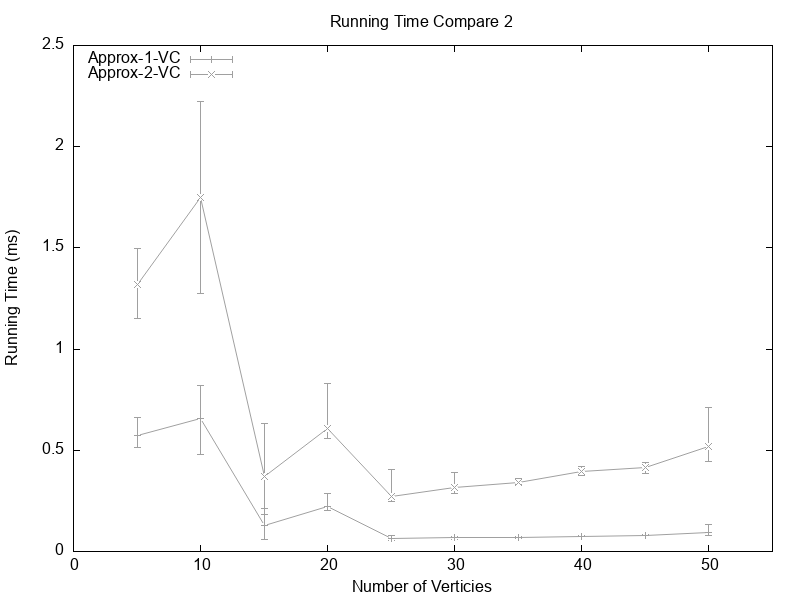

This chart was generated by the following gnuplot code:
set datafile separator ","
set xlabel "Number of Verticies"
set ylabel "Running Time (ms)" 
# set ylabel "Effective Ratio" 
set title "Running Time Compare 2"

# Set the range of the axes
set xrange [0:55]
set yrange [0:*]

# Define the style of the error regions
set style fill solid 0.5 border

# Set key left
set key left

# Plot the data from the CSV file with low and high y values
# plot "data.csv" using 1:2:3:4 with yerrorlines  title "CNF-SAT-VC"

set term png size 800,600
set output "RTC2.png"

plot 'Running Time Compare 3.csv' using 1:5:($6):($7) with yerrorlines title "Approx-1-VC" dt 2 lc 0 lt 32, \
     '' using 1:8:($9):($10) with yerrorlines title "Approx-2-VC" dt 3 lc 0 lt 32
